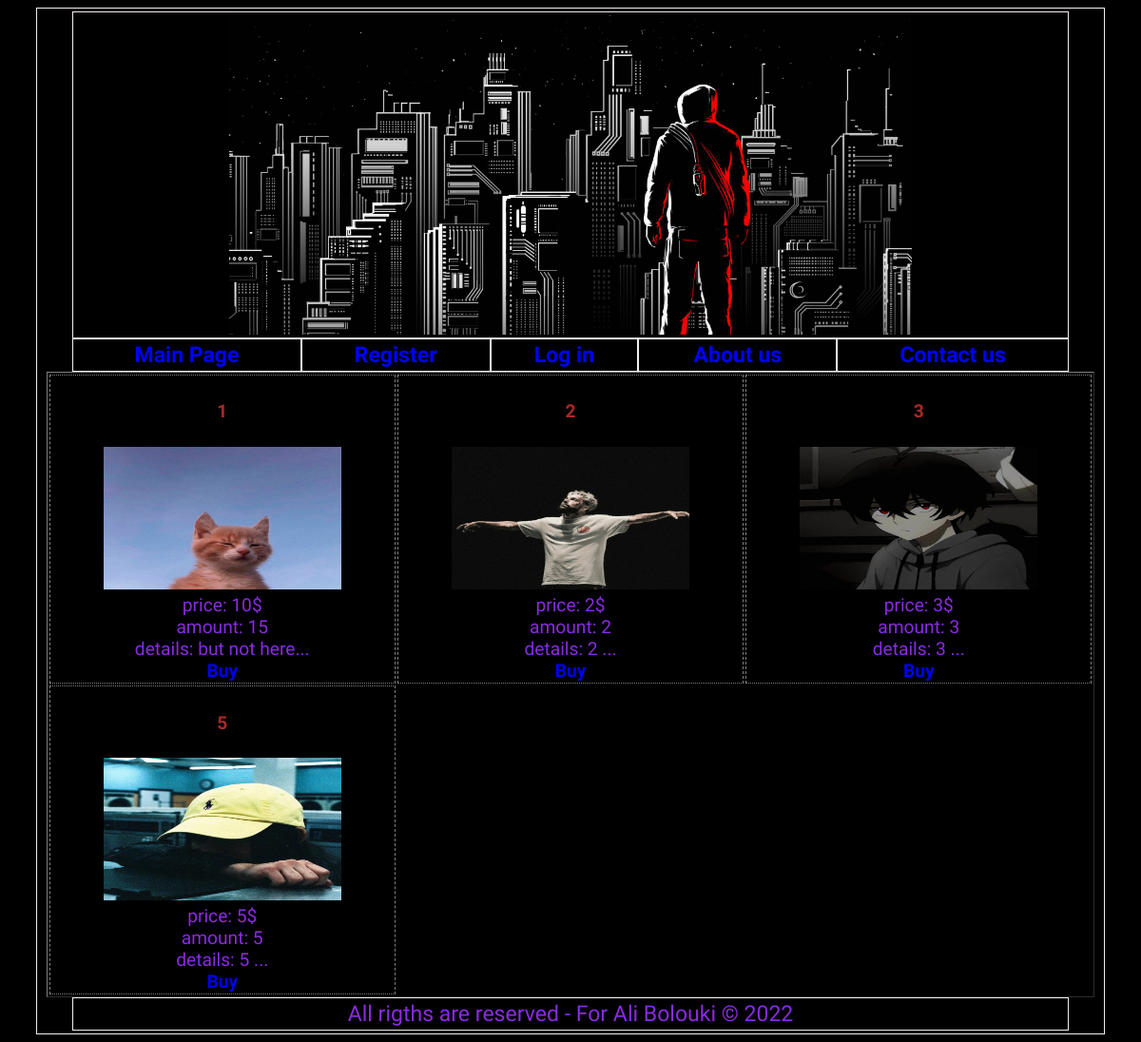
The page / on the database its author committed.
### tables this page shows
CREATE TABLE `products` (
  `pro_code` int(10) NOT NULL,
  `pro_name` varchar(200) NOT NULL,
  `pro_qty` int(10) NOT NULL,
  `pro_price` float NOT NULL,
  `pro_image` varchar(80) NOT NULL,
  `pro_detail` text NOT NULL
);

### index.php (the view, shortened to what this page needs)
<?php
    include("includes/header.php");
$link = mysqli_connect("localhost","root","","shop");
$query = "select * from products";
$result = mysqli_query($link , $query);
?>
<table style="width: 100%;" border="1px">
<tr>
    <?php
    $counter = 0;
    while ($row = mysqli_fetch_array($result)) {
        $counter++;
    ?>
    <td style="border-style: dotted dashed; vertical-align: top; width: 33%;">
        <h4 style="color: brown;"> <?php echo ($row['pro_name']) ?> </h4>
        <a href="product_detail.php?id=<?php echo ($row['pro_code']) ?>">
            <img src="imgs/products/<?php echo ($row['pro_image']) ?>" width="250px" height="150px"/>
        </a>
        <br/>
        price: <?php echo ($row['pro_price']) ?>$
        <br/>
        amount: <?php echo ($row['pro_qty']) ?>
        <br/>
        details: <?php echo (substr($row['pro_detail'],0,120)) ?>...
        <br/>
        <b><a href="product_detail.php?id=<?php echo ($row['pro_code']) ?>" style="text-decoration: none;">Buy</a></b>
    </td>
<?php
    if ($counter % 3 == 0) {
        echo ("</tr><tr>");
    }
}
    if ($counter % 3 != 0) {
        echo ("</tr>");
    }
?>
</table>
<?php
    include("includes/footer.php");
?>

### includes/header.php (shortened to what this page needs)
<!DOCTYPE html>
<html lang="en">
<head>
    <link href="style.css" rel="stylesheet" type="text/css"/>
</head>
<body>
    <div class="divTable">
        <div class="divTableRow">
            <div class="divTableCell">
                <header class="divTable">
                    <div class="divTableRow">
                        <div class="divTableCell">
                            <img class="logo_img" src="imgs/logo.jpg" alt="The logo of the web page on the top"/>
                        </div>
                    </div>
                </header>
                <nav class="divTable">
                    <ul class="divTableRow">
                        <li class="divTableCell"><a class="set_style_link" href="index.php">Main Page</a></li>
                        <li class="divTableCell"><a class="set_style_link" href="register.php">Register</a></li>
                        <?php
							if(isset($_SESSION["state_login"]) && $_SESSION["state_login"] === true) {
						?>
                       	<li class="divTableCell"><a class="set_style_link" href="logout.php">Log out
                       	<?php echo("({$_SESSION["realname"]})") ?> </a></li>
                       	<?php
							}
							else {
						?>
                        <li class="divTableCell"><a class="set_style_link" href="login.php">Log in</a></li>
                        <?php
							}
						?>
                        <li class="divTableCell"><a class="set_style_link" href="#">About us</a></li>
                        <li class="divTableCell"><a class="set_style_link" href="contact.php">Contact us</a></li>
                    </ul>
                </nav>

### includes/footer.php
<footer class="divTable">
                    <section style="text-align: center;" class="divTableRow">
                        <article class="divTableCell">All rigths are reserved - For Ali Bolouki
                            <span>&copy</span> 2022
                        </article>
                    </section>
                </footer>
            </div>
        </div>
    </div>
</body>
</html>

### style.css (style rules this page uses)
body { font-family: 'Supermercado One', cursive; background-color: #000000; color: blueviolet; text-align: center; }
.divTable { display: table; width: 95%; font-size: 120%; margin: auto; }
.divTableRow { display: table-row; }
.divTableCell { display: table-cell; border: 1px solid #f5efef; padding: 3px 10px; }
.set_style_link { text-decoration: none; font-weight: bold; color: blue; }
.logo_img { height: auto; width: auto; max-height: 70%; max-width: 70%; display: block; margin: auto; }

### rows shown on the page
products: pro_name "1", pro_image (picture), pro_price "10", pro_qty "15", pro_detail "but not here"
products: pro_name "2", pro_image (picture), pro_price "2", pro_qty "2", pro_detail "2"
products: pro_name "3", pro_image (picture), pro_price "3", pro_qty "3", pro_detail "3"
products: pro_name "5", pro_image (picture), pro_price "5", pro_qty "5", pro_detail "5"
